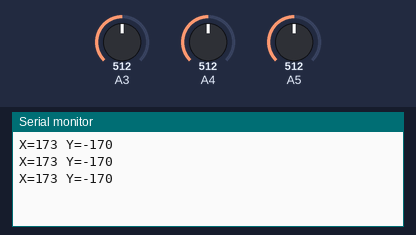
A sketch run on a simulated Arduino Uno, built with avr-gcc and run on an emulated ATmega328P. Parts: the last lines printed to the serial monitor. The test bench sets the inputs (shaded band); at power-on: A5 = 512, A3 = 512, A4 = 512.

Above: at 1.2 s.
1.3 s: A5 set to 568
At 2.1 s:
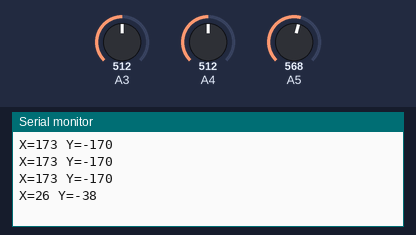
4.3 s: A5 set to 594
At 4.7 s:
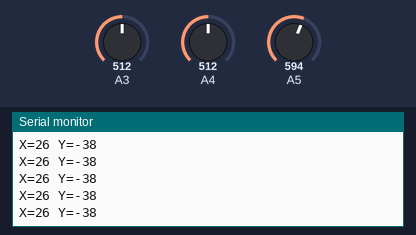
Timing chart, 0 to 7.3 s (numbered marks = the images above; inputs shaded):
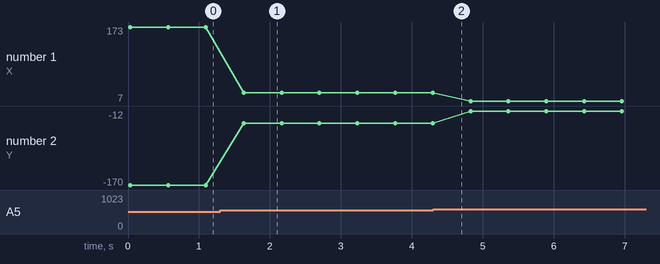

The sketch:

sketch_oct18c.ino
```cpp
void setup()
{
Serial.begin(9600) ; // シリアルモニターの初期化をする
}
void loop()
{
int i , a ;
long x , y , z ;
// 各データを100回読込んで平均化する
x = y = z = 0 ;
for (i=0 ; i < 100 ; i++) {
x = x + analogRead(3) ; // Ｘ軸を読込む
y = y + analogRead(4) ; // Ｙ軸を読込む
z = z + analogRead(5) ; // Ｚ軸を読込む
}
x = x / 100 ;
y = y / 100 ;
z = z / 100 ;
// 角度を計算して表示を行う
a=atan2(x-507,z-558) / 3.14159 * 180.0 ;
Serial.print("X=") ;
Serial.print(a) ; // X軸方向角度表示
Serial.print(" Y=") ;
a=atan2(y-520,z-558) / 3.14159 * 180.0 ;
Serial.println(a) ; // Y軸方向角度表示
delay(500) ;
}
```

Measured:
- after the input at 1.3 s, the serial monitor: prints a new line after 0.33 s (image 1)
- plotted number 1: 173 → 26 after the input at 1.3 s, 26 → 7 after the input at 4.3 s
- plotted number 2: -170 → -38 after the input at 1.3 s, -38 → -12 after the input at 4.3 s
